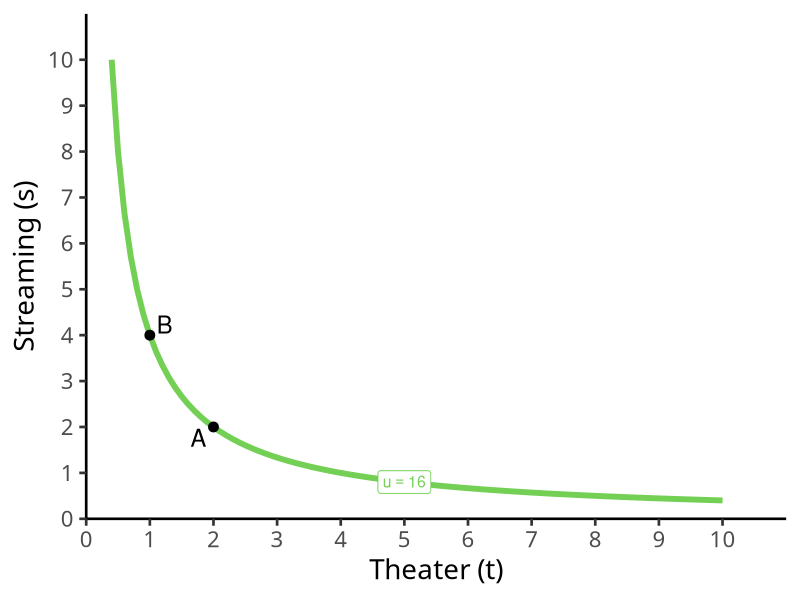
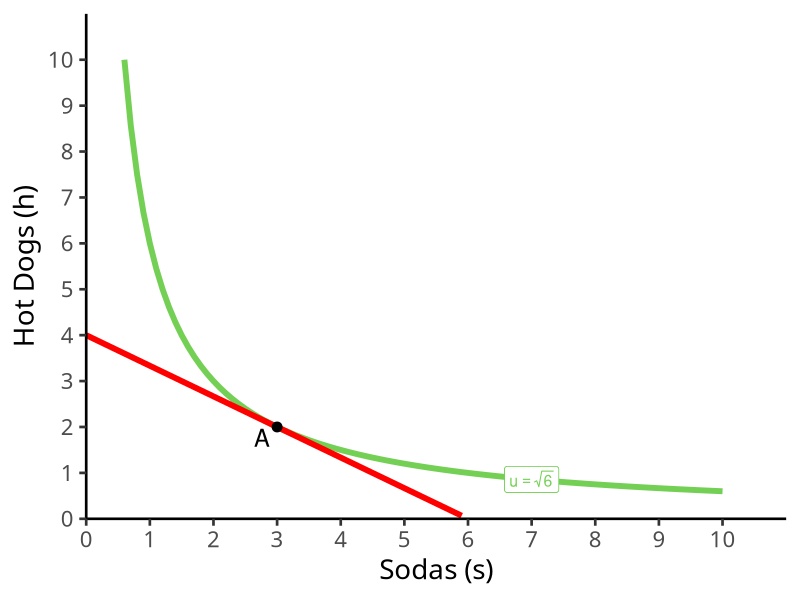

These charts were generated, in order, by the following R code:
## ---- chunk 1
knitr::opts_chunk$set(echo = F,
                      warning = F,
                      message = F,
                      fig.retina = 3,
                      fig.align = "center")
library(tidyverse)
library(ggrepel)
## ---- chunk 2
points<-tribble(
  ~letter, ~x, ~y,
  "A", 2, 2,
  "B", 1, 4,
)

IC=function(x){4/x}

ggplot(data.frame(x=c(0,10)), aes(x=x))+
  stat_function(fun=IC, geom="line", size=2, color = "#73D055FF")+
    geom_label(aes(x=5,y=IC(5)), color = "#73D055FF", label=expression(u==16), size = 4)+
  geom_point(data = points,
             mapping=aes(x=x, y=y),
             size = 3)+
  geom_text_repel(data = points,
             mapping=aes(x=x, y=y,
             label = letter),
             size = 6,
             seed = 2)+
    scale_x_continuous(breaks=seq(0,10,1),
                     limits=c(0,10),
                     expand=expand_scale(mult=c(0,0.1)))+
  scale_y_continuous(breaks=seq(0,10,1),
                     limits=c(0,10),
                     expand=expand_scale(mult=c(0,0.1)))+
  #scale_colour_manual("Curves", values = line_colors, guide=F)+
  labs(x = "Theater (t)",
       y = "Streaming (s)")+
  theme_classic(base_family = "Fira Sans Condensed", base_size=20)
## ---- chunk 3
points_2<-tribble(
  ~letter, ~x, ~y,
  "A", 3, 2,
)

IC_2=function(x){6/x}
BC_2=function(x){4-0.66667*x}

ggplot(data.frame(x=c(0,10)), aes(x=x))+
  stat_function(fun=IC_2, geom="line", size=2, color = "#73D055FF")+
    geom_label(aes(x=7,y=IC_2(7)), color = "#73D055FF", label=expression(u==sqrt(6)), size = 4)+
  stat_function(fun=BC_2, geom="line", size=2, color = "red")+
  geom_point(data = points_2,
             mapping=aes(x=x, y=y),
             size = 3)+
  geom_text_repel(data = points_2,
             mapping=aes(x=x, y=y,
             label = letter),
             size = 6,
             seed = 2)+
    scale_x_continuous(breaks=seq(0,10,1),
                     limits=c(0,10),
                     expand=expand_scale(mult=c(0,0.1)))+
  scale_y_continuous(breaks=seq(0,10,1),
                     limits=c(0,10),
                     expand=expand_scale(mult=c(0,0.1)))+
  #scale_colour_manual("Curves", values = line_colors, guide=F)+
  labs(x = "Sodas (s)",
       y = "Hot Dogs (h)")+
  theme_classic(base_family = "Fira Sans Condensed", base_size=20)
